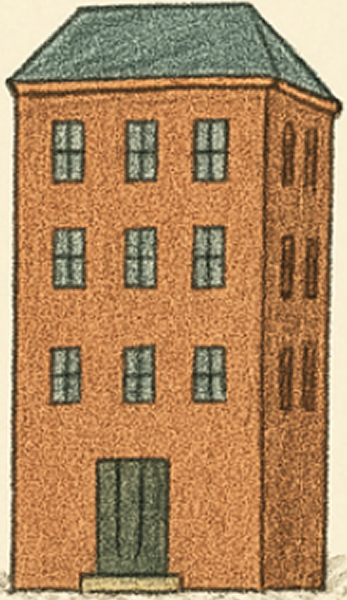
#> input picture backend/templates/apartment.png, 347 x 600 px, found by its file name
$ python -i image_processor.py   (imports and definitions only)
#> lines starting #> are read from the running program, lines starting #| are printed output that depends on the picture
import cv2
import numpy as np
from PIL import Image
import io
import base64
import os

def resize_to_height(img, target_height=512):
    """
    Resize an image to have the specified height while maintaining aspect ratio

    Args:
        img: The input image (OpenCV format)
        target_height: The desired height (default: 512)

    Returns:
        The resized image
    """
    h, w = img.shape[:2]
    aspect_ratio = w / h
    new_width = int(target_height * aspect_ratio)
    return cv2.resize(img, (new_width, target_height), interpolation=cv2.INTER_AREA)

# [41 lines left out: function process_image, not called in this run]

def process_template_image(template_filename, processing_params=None):
    """
    Process a template image file with Canny edge detection and additional processing techniques

    Args:
        template_filename: Filename of the template image in the public/templates directory
        processing_params: Optional dict with parameters for different processing techniques
            - threshold: Dict with lower and upper thresholds for Canny
            - sparsification: Dict with drop rate
            - blur: Dict with kernel size and sigma

    Returns:
        dict: Results of image processing with various techniques
    """
#> called with template_filename = '../templates/apartment.png'
    # Define all possible template paths
    current_dir = os.path.dirname(os.path.abspath(__file__))  # utils directory
    backend_dir = os.path.dirname(current_dir)  # backend directory
    project_root = os.path.dirname(backend_dir)  # project root

    # List of potential paths to look for the template
    potential_paths = [
        os.path.join(project_root, 'public', 'templates', template_filename),
        os.path.join(backend_dir, 'templates', template_filename),
        os.path.join('public', 'templates', template_filename),
        os.path.join('..', 'public', 'templates', template_filename),
        os.path.join('..', '..', 'public', 'templates', template_filename),
    ]

    # Try each path
    template_path = None
    for path in potential_paths:
        if os.path.exists(path):
            template_path = path
            print(f"Found template at: {path}")
            break

    if not template_path:
        raise FileNotFoundError(f"Template image not found: {template_filename}. Tried paths: {potential_paths}")

    # Read the image using PIL instead of OpenCV
    try:
        pil_img = Image.open(template_path)
#> pil_img is the input picture: PIL image 347x600 RGBA; mean R, G, B, A 174.7, 136.3, 96.7, 255
        # Convert PIL image to OpenCV format
        img = cv2.cvtColor(np.array(pil_img), cv2.COLOR_RGB2BGR)
        # Resize to target height
        img = resize_to_height(img, 512)
#> in resize_to_height, `return cv2.resize(img, (new_width, target_height), interpolation=cv2.I..`:
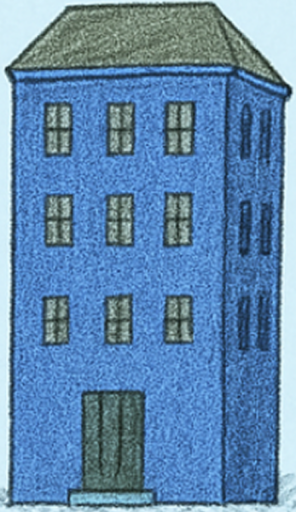
#> returned value: shape (512, 296, 3); mean of channels 0, 1, 2 96.7, 136.3, 174.7; drawn as R, G, B
    except Exception as e:
        raise ValueError(f"Failed to read image: {template_path}. Error: {str(e)}")

    # Convert to grayscale
    gray_img = cv2.cvtColor(img, cv2.COLOR_BGR2GRAY)
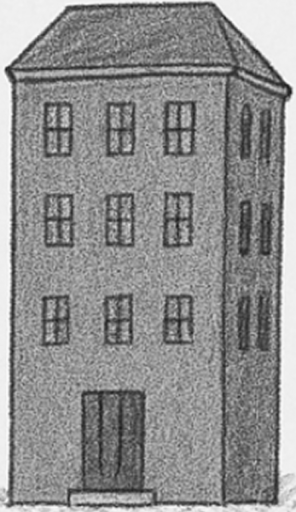
#> gray_img: shape (512, 296); min 26, max 252, mean 143.3

    # Apply Gaussian blur to reduce noise (optional step for better edge detection)
    blurred = cv2.GaussianBlur(gray_img, (5, 5), 0)

    # Default processing: detect edges using standard Canny
    edges = cv2.Canny(blurred, 50, 150)
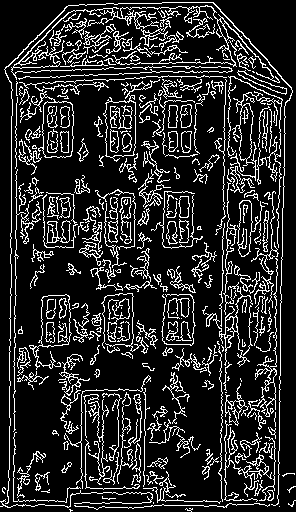
#> edges: shape (512, 296); 16.3% white in thin lines or dots

    # Get the top and bottom parts of the edge image
    height = edges.shape[0]
#> height = 512
    width = edges.shape[1]
#> width = 296
    top_height = int(height * 0.4)
#> top_height = 204
    bottom_start = int(height * 0.9)
#> bottom_start = 460

    # Get the top and bottom edge sections (no scaling - handled in frontend)
    top_edges = edges[:top_height, :]
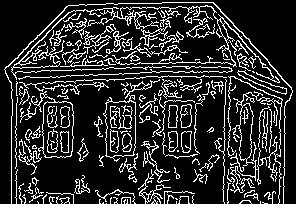
#> top_edges: shape (204, 296); 17.3% white in thin lines or dots
    bottom_edges = edges[bottom_start:, :]
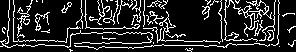
#> bottom_edges: shape (52, 296); 15.8% white in thin lines or dots

    # Initialize result dictionary
    result = {
        "original_image": None,
        "grayscale_image": None,
        "edge_image": None,
        "top_edge_image": None,
        "bottom_edge_image": None,
        "dimensions": {
            "width": img.shape[1],
            "height": img.shape[0],
            "channels": img.shape[2] if len(img.shape) > 2 else 1
        },
        "processed_edges": {}
    }

    # If processing parameters are provided, apply different techniques
    if processing_params:
        # 1. Edge sparsification
        if 'sparsification' in processing_params:
            params = processing_params['sparsification']
            drop_rate = params.get('drop_rate', 0.3)

            # Create random mask with specified drop rate
            mask = np.random.rand(*edges.shape) > drop_rate
            sparse_edges = np.where(mask, edges, 0).astype(np.uint8)

            # Get top and bottom sections (no scaling - handled in frontend)
            sparse_top = sparse_edges[:top_height, :]
            sparse_bottom = sparse_edges[bottom_start:, :]

            # Encode all versions
            _, buffer = cv2.imencode('.png', sparse_edges)
            result["processed_edges"]["sparsification"] = base64.b64encode(buffer).decode('utf-8')

            _, top_buffer = cv2.imencode('.png', sparse_top)
            result["processed_edges"]["sparsification_top"] = base64.b64encode(top_buffer).decode('utf-8')

            _, bottom_buffer = cv2.imencode('.png', sparse_bottom)
            result["processed_edges"]["sparsification_bottom"] = base64.b64encode(bottom_buffer).decode('utf-8')

        # 2. Pre-smoothing with Gaussian blur
        if 'blur' in processing_params:
            params = processing_params['blur']
            kernel_size = params.get('kernel_size', 5)
            sigma = params.get('sigma', 1.0)

            # Ensure kernel size is odd
            if kernel_size % 2 == 0:
                kernel_size += 1

            # Apply Gaussian blur and then Canny
            custom_blurred = cv2.GaussianBlur(gray_img, (kernel_size, kernel_size), sigma)
            blur_edges = cv2.Canny(custom_blurred, 100, 200)

            # Get top and bottom sections (no scaling - handled in frontend)
            blur_top = blur_edges[:top_height, :]
            blur_bottom = blur_edges[bottom_start:, :]

            # Encode all versions
            _, buffer = cv2.imencode('.png', blur_edges)
            result["processed_edges"]["blur"] = base64.b64encode(buffer).decode('utf-8')

            _, top_buffer = cv2.imencode('.png', blur_top)
            result["processed_edges"]["blur_top"] = base64.b64encode(top_buffer).decode('utf-8')

            _, bottom_buffer = cv2.imencode('.png', blur_bottom)
            result["processed_edges"]["blur_bottom"] = base64.b64encode(bottom_buffer).decode('utf-8')

    # Convert original image to base64
    _, original_buffer = cv2.imencode('.png', img)
    result["original_image"] = base64.b64encode(original_buffer).decode('utf-8')

    # Convert grayscale image to base64
    _, gray_buffer = cv2.imencode('.png', gray_img)
    result["grayscale_image"] = base64.b64encode(gray_buffer).decode('utf-8')

    # Convert edge image to base64
    _, edge_buffer = cv2.imencode('.png', edges)
    edge_base64 = base64.b64encode(edge_buffer).decode('utf-8')
    result["edge_image"] = edge_base64

    # Convert top and bottom edge sections to base64
    _, top_buffer = cv2.imencode('.png', top_edges)
#> top_buffer = 8659 values, max 255 at index 70, min 0 at index 8, mean 129.2
    top_edge_base64 = base64.b64encode(top_buffer).decode('utf-8')
    result["top_edge_image"] = top_edge_base64

    _, bottom_buffer = cv2.imencode('.png', bottom_edges)
#> bottom_buffer = 1998 values, max 255 at index 1206, min 0 at index 8, mean 126.5
    bottom_edge_base64 = base64.b64encode(bottom_buffer).decode('utf-8')
    result["bottom_edge_image"] = bottom_edge_base64

    # Store default processed edges too
    result["processed_edges"]["default"] = edge_base64
    result["processed_edges"]["default_top"] = top_edge_base64
    result["processed_edges"]["default_bottom"] = bottom_edge_base64

    return result

>>> result = process_template_image('../templates/apartment.png')
#> result = 7 items
